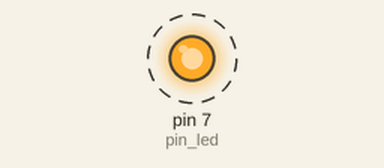
Recording of a sketch running on a simulated Arduino Uno, built with avr-gcc and run on an emulated ATmega328P. Parts: output pins drawn as LEDs (lit = HIGH). Dashed ring = blinking. What the sketch prints to the serial monitor is not drawn.

Above: at 0.5 s.
Timing chart, 0 to 4.6 s (numbered marks = the images above):
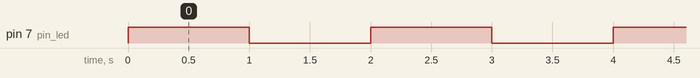

Measured:
- by itself, pin 7 (pin_led): alternates HIGH for 1.0 s and LOW for 1.0 s

The sketch:

led2.ino
```cpp
  int pin_led = 7;
void setup() {
    pinMode(pin_led,OUTPUT);
    Serial.begin(9600);// configura comunicacao serial, velocidade 9600 bits por segundo
}

void loop() {
  digitalWrite(pin_led,HIGH);
  Serial.println("Led ligado");// mostra no serial Monitor o print
  delay(1000);
  digitalWrite(pin_led,LOW);
  Serial.println("Led desligado");// mostra no serial Monitor o print
  delay(1000);
}
```
